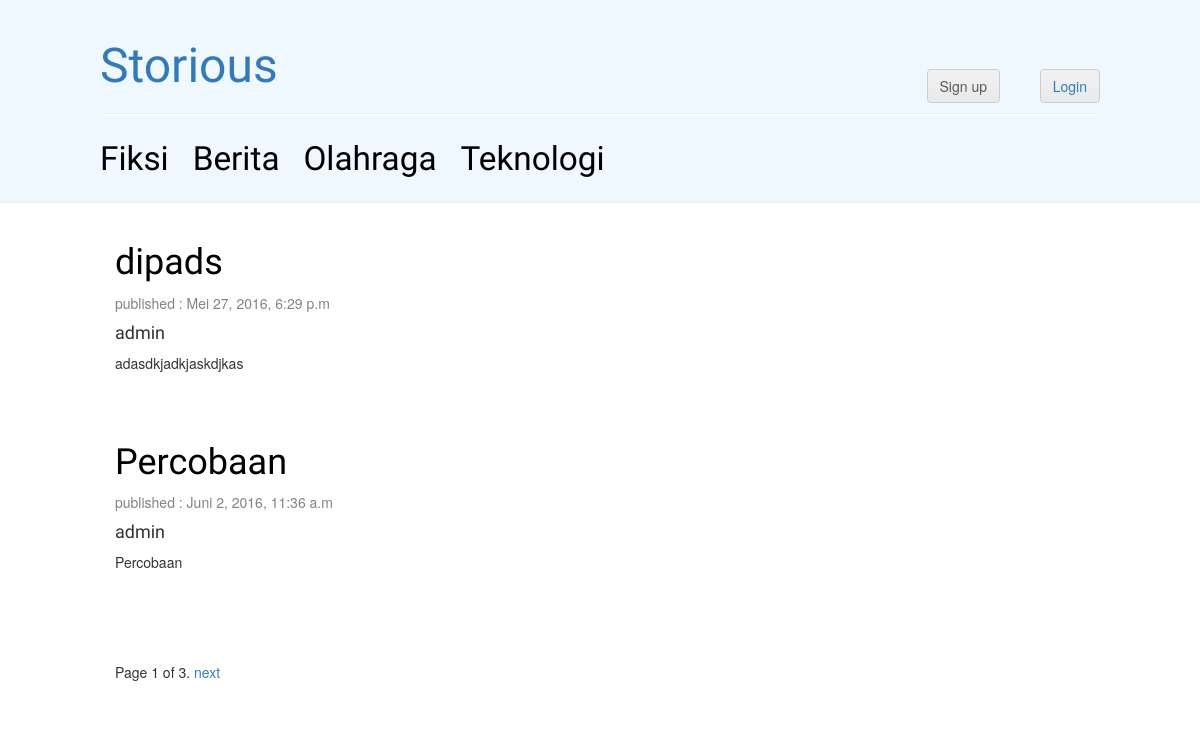
The page / on the database its author committed.
### core/models.py (models this page shows, shortened)
class Post(models.Model):
    author = models.ForeignKey(User)
    title = models.CharField(max_length=200)
    text = models.TextField()
    published = models.BooleanField()
    created_date = models.DateTimeField()
    published_date = models.DateTimeField(blank=True, null=True)
    category = models.CharField(max_length=50, choices=CATEGORY_CHOICES)

### core/views.py (the view)
# urls.py: 2. Add a URL to urlpatterns:  url(r'^$', Home.as_view(), name='home')
class Home(ListView):
    model = Post
    template_name = 'home.html'
    context_object_name = 'posts'
    paginate_by = 2

### core/templates/home.html (shortened to what this page needs)
{% extends 'base.html' %}
{% load staticfiles %}
{%  load i18n %}
{% block content %}
    <div class="row">
        <div class="col-md-8">
            {% for post in posts %}
                <div class="post">
                    <h1><a href="{% url 'post_detail' pk=post.pk %}">{{ post.title }}</a></h1>
                    <div class="date">
                        <p>published : {{ post.published_date }}</p>
                    </div>
                    <h4>{{ post.author }}</h4>
                    <p>{{ post.text|truncatechars:40|linebreaks}}</p>
                </div>
            {%  endfor %}
        </div>
    </div>
    {% if is_paginated %}
        <div class="pagination">
            <span class="page-links">
                <span class="page-current">
                    Page {{ page_obj.number }} of {{ page_obj.paginator.num_pages }}.
                </span>
                {% if page_obj.has_next %}
                    <a href="/?page={{ page_obj.next_page_number }}">next</a>
                {% endif %}
            </span>
        </div>
    {% endif %}
{% endblock  %}

### core/static/css/blog.css (style rules this page uses)
h1, h2, h3, h4, .page-header div a { font-family: 'Lobster', cursive; }
.date { color: #828282; }
.post { margin-bottom: 70px; }
.post h1 a, .post h1 a:visited { color: #000000; }

### rows shown on the page
Post: title "dipads", published_date "Mei 27, 2016, 6:29 p.m", author "admin", text "adasdkjadkjaskdjkas"
Post: title "Percobaan", published_date "Juni 2, 2016, 11:36 a.m", author "admin", text "Percobaan"

### other values the page prints
{{ page_obj.number }} "1"
{{ page_obj.paginator.num_pages }} "3"
